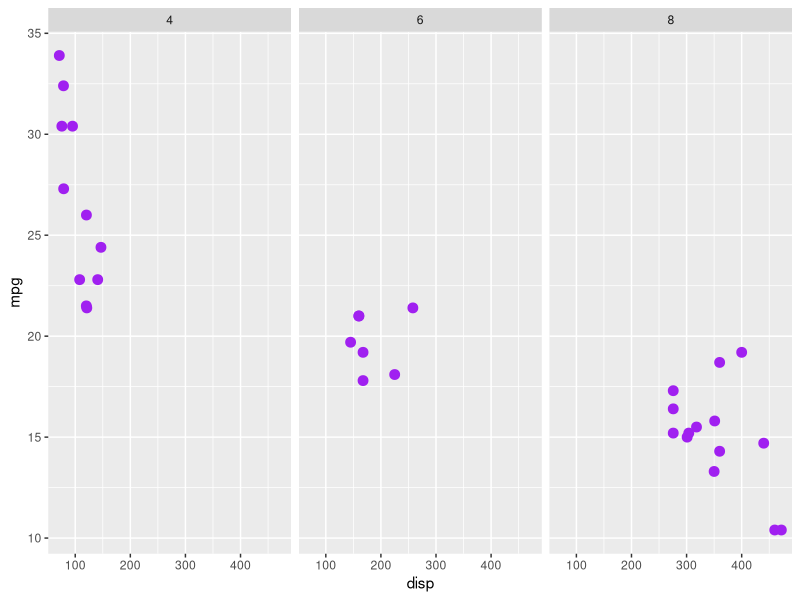

R code for this plot: (Note: this script raises an error after producing the figure.)
## ---- chunk 1
library(ggplot2)
library(gganimate)
## ---- chunk 2
ggplot(mtcars, aes(disp, mpg)) +
  geom_point(colour = "purple", size = 3) +
  facet_wrap(~cyl)
## ---- chunk 3
base_pic <- ggplot(mtcars, aes(disp, mpg)) +
  geom_point(colour = "purple", size = 3) +
  facet_wrap(~cyl) +
  transition_manual(cyl) +
  labs(title = "{current_frame}")
animate(base_pic, nframes = 100, fps = 50)
## ---- chunk 4
f <- function(a, b) {
  function(y) {
    a * y * log(y, base = 10) - 1 / b * exp(-(b * y - b / exp(1))^4)
  }
}

y <- seq(0, 1, length.out = 100)
cols <- colorspace::rainbow_hcl(5)
d5 <- data.frame(x = f(3, 30)(y), y = y, color = cols[1])
d4 <- data.frame(x = f(2.8, 33)(y), y = y, color = cols[2])
d3 <- data.frame(x = f(2.5, 36)(y), y = y, color = cols[3])
d2 <- data.frame(x = f(2.2, 40)(y), y = y, color = cols[4])
d1 <- data.frame(x = f(2, 50)(y), y = y, color = cols[5])

df <- list(d5, d4, d3, d2, d1)

library(tweenr)
df2 <- tween_states(df,
  tweenlength = 2, statelength = 1,
  ease = rep("cubic-in-out", 4), nframes = 100
)

library(ggplot2)
ggplot(data = df2, aes(x, y, color = I(color), frame = .frame)) +
  geom_path() +
  coord_flip() +
  theme_minimal() +
  labs(x = NULL, y = NULL)
